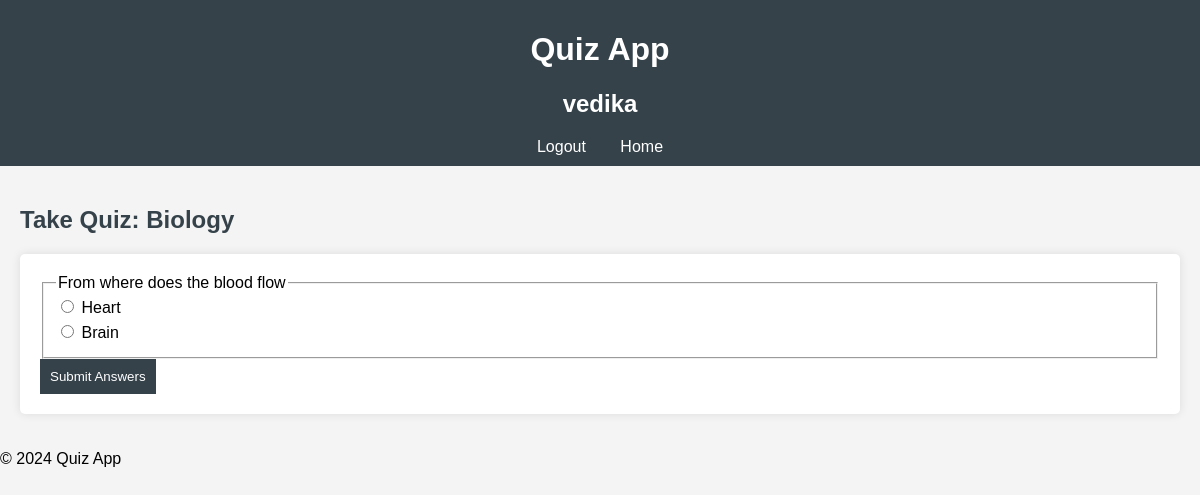
Screenshot of /18/take/ (signed in) with the database file from the repository.
### quiz/models.py (models this page shows)
class Quiz(models.Model):
    title = models.CharField(max_length=200)
    creator = models.ForeignKey(User, on_delete=models.CASCADE)

class Question(models.Model):
    quiz = models.ForeignKey(Quiz, related_name='questions', on_delete=models.CASCADE)
    question_text = models.TextField()
    option1 = models.CharField(max_length=100)
    option2 = models.CharField(max_length=100)
    answer = models.CharField(max_length=100)

### quiz/views.py (the view, shortened to what this page needs)
# urls.py: path('<int:quiz_id>/take/', views.take_quiz, name='take_quiz'),
@login_required
def take_quiz(request, quiz_id):
    quiz = get_object_or_404(Quiz, id=quiz_id)
    if quiz.creator == request.user or quiz.creator.is_staff:
        questions = quiz.questions.all()
        return render(request, 'take_quizz.html', {'quiz': quiz, 'questions': questions})
    else:
        return redirect('home')

### quiz/templates/take_quizz.html (shortened to what this page needs)
{% extends 'base.html' %}
{% block content %}
<h2>Take Quiz: {{ quiz.title }}</h2>
<form method="post">
    {% for question in questions %}
        <fieldset>
            <legend>{{ question.question_text }}</legend>
            <label>
                <input type="radio" name="{{ question.id }}" value="{{ question.option1 }}"> {{ question.option1 }}
            </label>
            <label>
                <input type="radio" name="{{ question.id }}" value="{{ question.option2 }}"> {{ question.option2 }}
            </label>
        </fieldset>
    {% endfor %}
    <button type="submit">Submit Answers</button>
</form>
{% endblock %}

### quiz/templates/base.html (shortened to what this page needs)
{% load static %}
<!DOCTYPE html>
<html lang="en">
<head>
    <link rel="stylesheet" href="{% static 'css/style.css' %}">
</head>
<body>
    <header>
        <h1>Quiz App</h1>
        <nav>
            {% if user.is_authenticated %}
                <h1>{{ user.username }}</h1>
                <a href="{% url 'logout' %}">Logout</a>
                <a href="{% url 'home' %}">Home</a>
            {% else %}
                <a href="{% url 'register' %}">Register</a>
            {% endif %}
        </nav>
    </header>
    <main>
        {% block content %}
        {% endblock %}
    </main>
    <footer>
        <p>&copy; 2024 Quiz App</p>
    </footer>
</body>
</html>

### quiz/static/css/style.css (style rules this page uses)
body { font-family: Arial, sans-serif; margin: 0; padding: 0; background-color: #f4f4f4; }
header { background: #35424a; color: #ffffff; padding: 10px 0; text-align: center; }
nav a { color: #ffffff; margin: 0 15px; text-decoration: none; }
main { padding: 20px; }
h2 { color: #35424a; }
form { background: #ffffff; padding: 20px; border-radius: 5px; box-shadow: 0 0 10px rgba(0, 0, 0, 0.1); }
label { display: block; margin-bottom: 5px; }
button { background: #35424a; color: #ffffff; padding: 10px; border: none; cursor: pointer; }

### rows the page displays
Quiz: title "Biology"
Question: question_text "From where does the blood flow", option1 "Heart", option2 "Brain"

### other values shown
{{ user.username }} "vedika"
